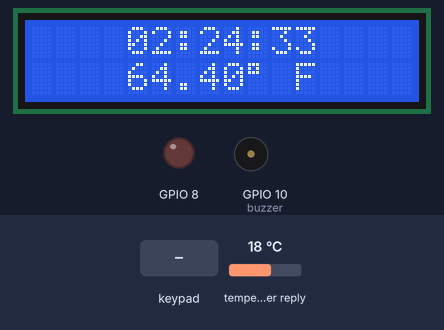
Bench run of a sketch on a simulated ESP32-C3. Shown: 16×2 character LCD, output pins drawn as LEDs (lit = HIGH), buzzer (waves = sounding, pin HIGH). The inputs (shaded band) are chosen by the test bench; at power-on: temperature in the weather reply 18 °C. WiFi joins after 1.5 s; servers stay silent unless stated; the local clock reads 2024-03-15 10:24:30 at power-on unless the sketch sets it; web services answer with replies made up by the test bench.

Above: at 3.6 s.
3.7 s: key 'A' pressed
At 4.4 s:
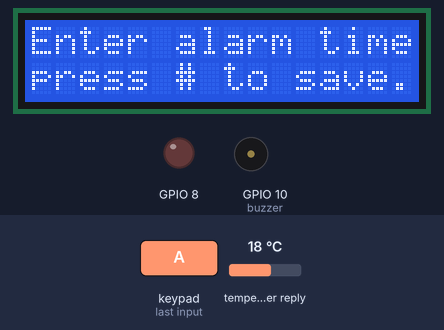
6.7 s: keypad keys 1 0 3 2 # pressed 0.4 s apart
At 9.1 s:
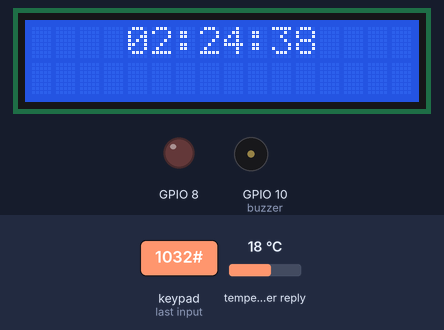
11.7 s: key 'C' pressed
At 13.0 s:
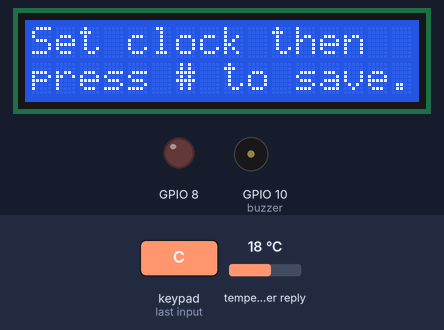
14.7 s: keypad keys 4 5 6 7 pressed 0.4 s apart
At 16.2 s:
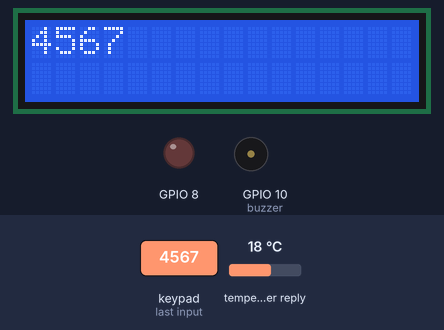
Timing chart, 0 to 17.7 s (numbered marks = the images above; inputs shaded):
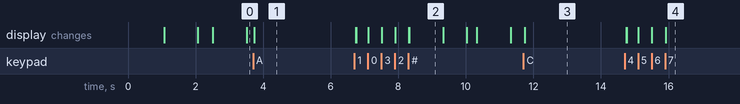

The sketch:

sketch.ino
```cpp
/********************************************************************************
Transistor used for piezo buzzer:
https://media.digikey.com/pdf/Data%20Sheets/ON%20Semiconductor%20PDFs/PN2222.pdf
********************************************************************************/

/*******************************************
Level shifter used for LCD display:
https:www.ti.com/lit/ds/symlink/txs0108e.pdf
********************************************/

/*****************************
Time API
https://www.worldtimeapi.org/
*****************************/

/***********************
Weather API
https://open-meteo.com/
***********************/

#include <Keypad.h>
#include "Clock.h"
#include "Weather.h"
#include <WiFi.h>
#include <HTTPClient.h>
#include <ArduinoJson.h>
#include <LiquidCrystal_I2C.h>

#define I2C_ADDR    0x27
#define LCD_COLUMNS 16
#define LCD_LINES   2

uint8_t state;
unsigned long clockTimer;
unsigned long weatherAPItimer;
unsigned long weatherDisplayTimer;

const char* password = "";
const char* ssid = "Wokwi-GUEST";

uint8_t valIndex;
uint8_t cursorPos;
char entered_value [6];
const uint8_t ROWS = 4;
const uint8_t COLS = 4;
char keys[ROWS][COLS] = {
  { '1', '2', '3', 'A' },
  { '4', '5', '6', 'B' },
  { '7', '8', '9', 'C' },
  { '*', '0', '#', 'D' }
};
uint8_t colPins[COLS] = { 1, 0, 3, 2 };
uint8_t rowPins[ROWS] = { 4, 5, 6, 7 };

LiquidCrystal_I2C lcd(I2C_ADDR, LCD_COLUMNS, LCD_LINES);
Clock rtc(&lcd);
Keypad keypad = Keypad(makeKeymap(keys), rowPins, colPins, ROWS, COLS);

void enterTime()
{
  state = 1;
  memset(&entered_value[0], 0, sizeof(entered_value));
  cursorPos = 0;
  valIndex = 0;
  lcd.clear();
  lcd.setCursor(0, 0);
  lcd.print("Set clock then  ");
  lcd.setCursor(0, 1);
  lcd.print("press # to save.");
  delay(3000);
  lcd.clear();
}

void enterAlarm()
{
  state = 2;
  memset(&entered_value[0], 0, sizeof(entered_value));
  cursorPos = 0;
  valIndex = 0;
  lcd.clear();
  lcd.setCursor(0, 0);
  lcd.print("Enter alarm time");
  lcd.setCursor(0, 1);
  lcd.print("press # to save.");
  delay(3000);
  lcd.clear();
}

void nextChar(char key)
{
  if (valIndex < 6)
  {
    entered_value[valIndex] = key;
    lcd.setCursor(0, 0);
    lcd.print(entered_value);
    cursorPos++;
    valIndex++;
  }
}

void eraseChar()
{
  if (valIndex > 0 )
  {
    valIndex--;
    cursorPos--;
    entered_value[valIndex] = '\0';
    lcd.setCursor(cursorPos, 0);
    lcd.print(' ');
    lcd.setCursor(cursorPos, 0);
  }
}

void keyPadState0()
{
  char key = keypad.getKey();
  switch(key)
  {
    case 'A':
      enterAlarm();
      break;
    case 'C':
      enterTime();
      break;
    case '#':
      rtc.silence();
      break;
    case '*':
      rtc.addToSnooze();
      break;
  }
}

void keyPadState1()
{
  char key = keypad.getKey();
  switch(key)
  {
    case '#':
      rtc.setTime(entered_value);
      state = 0;
      break;
    case '*':
      eraseChar();
      break;
    default:
      if (isDigit(key))
      {
        nextChar(key);
      }
      break;
  }
}

void keyPadState2()
{
  char key = keypad.getKey();
  switch(key)
  {
    case '#':
      rtc.setAlarm(entered_value);
      state = 0;
      break;
    case '*':
      eraseChar();
      break;
    default:
      if (isDigit(key))
      {
        nextChar(key);
      }
      break;
  }
}

void getInput()
{
  switch (state)
  {
    case 0:
      keyPadState0();
      break;
    case 1:
      keyPadState1();
      break;
    case 2:
      keyPadState2();
      break;
  }
}

void setup()
{
  pinMode(8, OUTPUT);
  pinMode(10, OUTPUT);
  Wire.begin(18, 19);
  lcd.init();
  lcd.backlight();
  WiFi.begin(ssid, password);
  while (WiFi.status() != WL_CONNECTED)
  {
    lcd.print(".");
    delay(1000);
  }
  lcd.clear();
  if (!rtc.setTimeFromAPI())
  {
    char t [] = __TIME__;
    char compileTime [] = { t[0], t[1], t[3], t[4], t[6], t[7] };
    rtc.setTime(compileTime);
  }
  getWeather(lcd);
  printWeather(lcd);
}

void loop()
{
  if (state == 0)
  {
    unsigned long millisNow = millis();
    if (millisNow - clockTimer >= 1000)
    {
      clockTimer = millisNow;
      rtc.updateClock();
    }
    if (millisNow - weatherDisplayTimer >= 10000)
    {
      weatherDisplayTimer = millisNow;
      printWeather(lcd);
    }
    if (millisNow - weatherAPItimer >= 3600000)
    {
      weatherAPItimer = millisNow;
      getWeather(lcd);
    }
  }
  getInput();
}
```

Buzzer.cpp
```cpp
#include "Buzzer.h"

void buzzerTone(uint8_t pin, uint16_t duration, uint16_t interval)
{
  for (int i = 0; i < duration; ++i)
  {
    REG_WRITE(GPIO_OUT_W1TS_REG, 1<<pin);
    delayMicroseconds(interval);
    REG_WRITE(GPIO_OUT_W1TC_REG, 1<<pin);
    delayMicroseconds(interval);
  }
}
```

Buzzer.h
```cpp
#ifndef BUZZER_H
#define BUZZER_H

#include <Arduino.h>

void buzzerTone(uint8_t pin, uint16_t duration, uint16_t interval);

#endif
```

Clock.cpp
```cpp
#include "Clock.h"

const String endpoint = "http://worldtimeapi.org/api/timezone/Europe/Berlin";

Clock::Clock(LiquidCrystal_I2C *display)
{
  lcd = display;
}

void Clock::alarm()
{
  digitalWrite(8, HIGH);
  buzzerTone(10, 50, 2000);
  digitalWrite(8, LOW);
}

void Clock::silence()
{
  if (alarmSet)
  {
    alarmSet = false;
    lcd->clear();
    lcd->setCursor(0, 0);
    lcd->print("Alarm disabled. ");
    delay(3000);
    lcd->clear();
  }
}

void Clock::addToSnooze()
{
  snooze = snooze < 3300 ? snooze + 300 : snooze;
  int snoozeMinutes = snooze / 60;
  lcd->clear();
  lcd->setCursor(0, 0);
  lcd->print("Snooze");
  lcd->setCursor(0, 1);
  lcd->print(snoozeMinutes);
  lcd->print(" minutes.");
  delay(3000);
  lcd->clear();
}

void Clock::printTime(uint8_t hours, uint8_t minutes, uint8_t seconds)
{
  lcd->setCursor(4, 0);
  if (hours < 10)
  {
    lcd->print('0');
  }
  lcd->print(hours);
  lcd->print(':');
  if (minutes < 10)
  {
    lcd->print('0');
  }
  lcd->print(minutes);
  lcd->print(':');
  if (seconds < 10)
  {
    lcd->print('0');
  }
  lcd->print(seconds);
  lcd->print("        ");
}

void Clock::updateClock()
{
  gettimeofday(&currentTime, NULL);
  int totalMinutes = currentTime.tv_sec / 60;
  int hours = totalMinutes / 60;
  int minutes = totalMinutes % 60;
  int totalSeconds = minutes / 60;
  int seconds = currentTime.tv_sec % 60;
  printTime(hours, minutes, seconds);
  uint32_t c = currentTime.tv_sec;
  uint32_t a = alarmTime.tv_sec;
  if (alarmSet && c >= a + snooze && c < a + 3600 )
  {
    alarm();
  }
}

bool Clock::setTimeFromAPI()
{
  if ((WiFi.status() == WL_CONNECTED))
  {
    HTTPClient http;
    http.begin(endpoint);
    int httpCode = http.GET();
    if (httpCode > 0)
    {
      String result = http.getString();
      DynamicJsonDocument doc(2048);
      DeserializationError error = deserializeJson(doc, result);
      if (!error)
      {
        String timeStr = doc["datetime"].as<String>();
        uint8_t i = timeStr.indexOf('T');
        timeStr = timeStr.substring(i + 1, i + 9);
        timeStr.replace(":", "");
        char buf [6];
        timeStr.toCharArray(buf, 6);
        setTime(buf);
        return true;
      }
    }
    http.end();
  }
  return false;
}

void Clock::setTime(char time [6])
{
  char hoursEntered [2] = { time[0], time[1] };
  char minutesEntered [2] = { time[2], time[3] };
  char secondsEntered [2] = { time[4], time[5] };
  uint8_t hours = atoi(hoursEntered);
  uint8_t minutes = atoi(minutesEntered);
  uint32_t seconds = atoi(secondsEntered);
  uint32_t hoursToMinutes = hours * 60;
  uint32_t totalMinutes = hoursToMinutes + minutes;
  seconds += totalMinutes * 60;
  currentTime.tv_sec = seconds;
  currentTime.tv_usec = 0;
  settimeofday(&currentTime, NULL);
  lcd->clear();
}

void Clock::setAlarm(char time [6])
{
  char hoursEntered [2] = { time[0], time[1] };
  char minutesEntered [2] = { time[2], time[3] };
  char secondsEntered [2] = { time[4], time[5] };
  uint8_t hours = atoi(hoursEntered);
  uint8_t minutes = atoi(minutesEntered);
  uint32_t seconds = atoi(secondsEntered);
  uint32_t hoursToMinutes = hours * 60;
  uint32_t totalMinutes = hoursToMinutes + minutes;
  seconds += totalMinutes * 60;
  alarmTime.tv_sec = seconds;
  alarmTime.tv_usec = 0;
  alarmSet = true;
  lcd->clear();
}
```

Clock.h
```cpp
#ifndef CLOCK_H
#define CLOCK_H

#include "Buzzer.h"
#include <Arduino.h>
#include <WiFi.h>
#include <HTTPClient.h>
#include <ArduinoJson.h>
#include <LiquidCrystal_I2C.h>

class Clock
{
  public:
    int snooze;
    void silence();
    void updateClock();
    void addToSnooze();
    bool setTimeFromAPI();
    void setTime(char time [6]);
    void setAlarm(char time [6]);
    Clock(LiquidCrystal_I2C *display);

  private:
    void alarm();
    bool alarmSet;
    LiquidCrystal_I2C *lcd;
    struct timeval alarmTime;
    struct timeval currentTime;
    void printTime(uint8_t hours, uint8_t minutes, uint8_t seconds);
};

#endif
```

Weather.cpp
```cpp
#include "Weather.h"

uint8_t displayState = 0;

DynamicJsonDocument weatherDoc(2048);

const String endpoint = "http://api.open-meteo.com/v1/forecast?latitude=52.52&longitude=13.41&timezone=Europe%2FBerlin&current_weather=true";

const uint8_t weatherCodes [28] = {
  0, 1, 2, 3, 45, 48, 51, 53, 55, 56, 57, 61, 63, 65, 66,
  67, 71, 73, 75, 77, 80, 81, 82, 85, 86, 95, 96, 99
};

const char* weatherDescriptions [28] = {
  "Clear Sky", "Mainly Clear", "Partly Cloudy", "Overcast", "Fog"
  "Rime", "Light Drizzle", "Moderate Drizzle", "Heavy Drizzle", "Freezing Drizzle",
  "Freezing Drizzle", "Slight Rain", "Moderate Rain", "Heavy Rain", "Freezing Rain",
  "Freezing Rain", "Light Snow", "Moderate Snow", "Heavy Snow", "Snow Grains",
  "Light Showers", "Moderate Showers", "Heavy Showers", "Snow Showers", "Snow Storm",
  "Thunderstorms", "Slight Hail", "Heavy Hail"
};

const char* codeToDescription(uint8_t code)
{
  for (int i = 0; i < 28; ++i)
  {
    if (weatherCodes[i] == code)
    {
      return weatherDescriptions[i];
    }
  }
  return "No weather info.";
}

void printTemperature(LiquidCrystal_I2C &lcd)
{
  float tempC = weatherDoc["current_weather"]["temperature"];
  float tempF = (tempC * 1.8) + 32;
  lcd.setCursor(0, 1);
  lcd.print("    ");
  lcd.print(tempF);
  lcd.print((char)223);
  lcd.print(" F          ");
}

void printConditions(LiquidCrystal_I2C &lcd)
{
  uint8_t weatherCode = weatherDoc["current_weather"]["weathercode"];
  const char* weatherDescription = codeToDescription(weatherCode);
  uint8_t buffer = (16 - strlen(weatherDescription)) / 2;
  lcd.setCursor(0, 1);
  for (int i = 0; i < buffer; ++i)
  {
    lcd.print(' ');
  }
  lcd.print(weatherDescription);
  lcd.print("                ");
}

void printDate(LiquidCrystal_I2C &lcd)
{
  String dateStr = weatherDoc["current_weather"]["time"].as<String>();
  dateStr = dateStr.substring(0, 10);
  uint8_t buffer = (16 - dateStr.length()) / 2;
  lcd.setCursor(0, 1);
  for (int i = 0; i < buffer; ++i)
  {
    lcd.print(' ');
  }
  lcd.print(dateStr);
  lcd.print("                ");
}

void printWeather(LiquidCrystal_I2C &lcd)
{
  switch(displayState)
  {
    case 0:
      printTemperature(lcd);
      break;
    case 1:
      printConditions(lcd);
      break;
    case 2:
      printDate(lcd);
      break;
  }
  displayState = displayState < 2 ? displayState + 1 : 0;
}

void getWeather(LiquidCrystal_I2C &lcd)
{
  if ((WiFi.status() == WL_CONNECTED))
  {
    HTTPClient http;
    http.begin(endpoint);
    int httpCode = http.GET();
    if (httpCode > 0)
    {
      String result = http.getString();
      DeserializationError error = deserializeJson(weatherDoc, result);
      if (error)
      {
        lcd.setCursor(4, 1);
        lcd.print("--json--");
      }
    }
    else
    {
      lcd.setCursor(4, 1);
      lcd.print("--http--");
    }
    http.end();
  }
  else
  {
    lcd.setCursor(4, 1);
    lcd.print("--wifi--");
  }
}
```

Weather.h
```cpp
#ifndef WEATHER_H
#define WEATHER_H

#include <Arduino.h>
#include <WiFi.h>
#include <HTTPClient.h>
#include <ArduinoJson.h>
#include <LiquidCrystal_I2C.h>

void getWeather(LiquidCrystal_I2C &lcd);
void printWeather(LiquidCrystal_I2C &lcd);

#endif
```

Measured:
- after the input at 3.7 s, the display: changes at once (image 1)
- after the input at 6.7 s, the display: first differs from a run without the input after 0.06 s (image 2 shows a later state)
- after the input at 11.7 s, the display: changes at once (image 3)
- after the input at 14.7 s, the display: first differs from a run without the input after 0.07 s (image 4 shows a later state)
